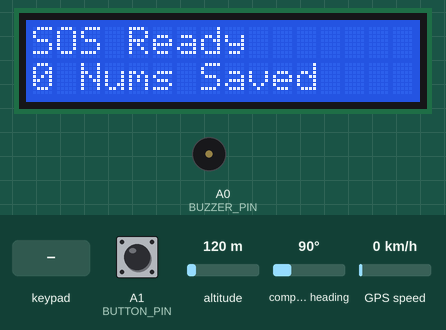
Recording of a sketch running on a simulated Arduino Uno, built with avr-gcc and run on an emulated ATmega328P. Parts: 16×2 character LCD, buzzer (waves = sounding, pin HIGH). Inputs (shaded band) come from the test bench; at power-on: A1 (BUTTON_PIN) HIGH, altitude 120 m, compass heading 90°, GPS speed 0 km/h. EEPROM starts erased; the GPS gets a fix after 3 s at 37.7749, -122.4194 with 8 satellites; the modem accepts every AT command (registered, SIM ready, sends succeed) and sends nothing else.

Above: at 4.3 s.
4.4 s: keypad keys 7 8 9 1 0 A pressed 0.4 s apart
At 7.3 s:
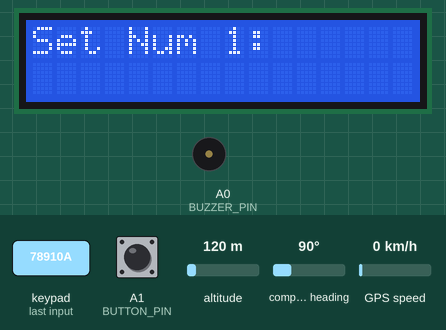
8.3 s: key 'D' pressed
At 8.9 s:
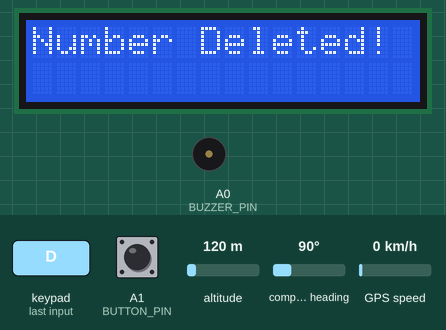
11.8 s: A1 (BUTTON_PIN) pulled LOW for 3.2 s
At 14.1 s:
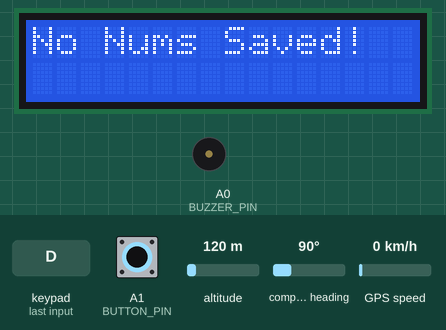
17.3 s: key 'B' pressed
At 18.1 s:
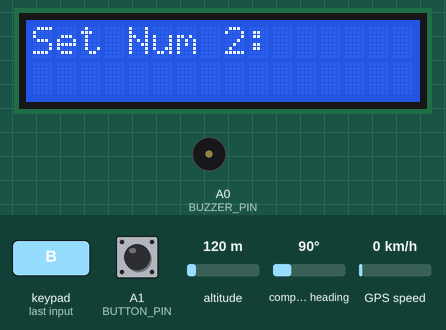
18.8 s: keypad keys 1 1 1 2 1 3 4 # pressed 0.4 s apart
At 22.1 s:
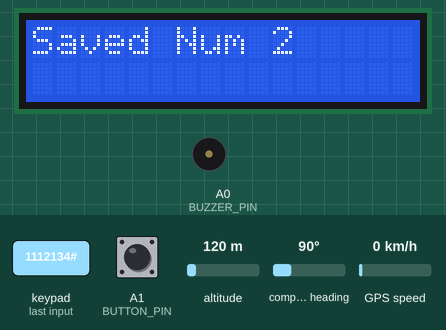
23.5 s: A1 (BUTTON_PIN) pulled LOW for 3.2 s
At 26.0 s:
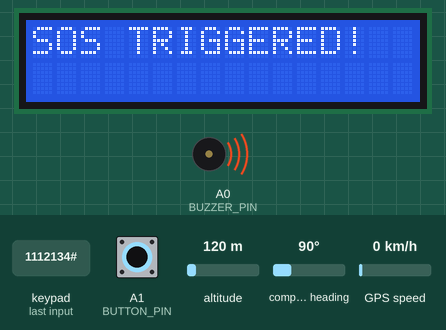
Timing chart, 0 to 29.3 s (numbered marks = the images above; inputs shaded):
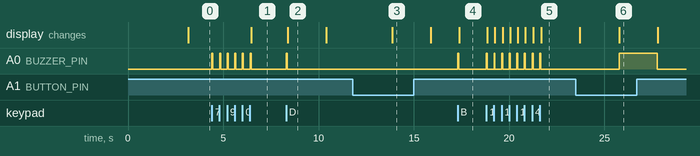

The sketch:

emergency_sos_tracker.ino
```cpp
#include <SoftwareSerial.h>
#include <TinyGPS++.h>
#include <LiquidCrystal_I2C.h>
#include <Keypad.h>
#include <EEPROM.h>

#define SIM_RX 2
#define SIM_TX 3
#define GPS_RX 6
#define GPS_TX 5
#define BUZZER_PIN A0
#define BUTTON_PIN A1

SoftwareSerial simSerial(SIM_RX, SIM_TX);
SoftwareSerial gpsSerial(GPS_RX, GPS_TX);
TinyGPSPlus gps;
LiquidCrystal_I2C lcd(0x27, 16, 2);

const byte ROWS = 4;
const byte COLS = 4;
char keys[ROWS][COLS] = {
  {'1','2','3','A'},
  {'4','5','6','B'},
  {'7','8','9','C'},
  {'*','0','#','D'}
};
byte rowPins[ROWS] = {7, 8, 9, 10};
byte colPins[COLS] = {11, 12, 13, 4};
Keypad keypad = Keypad(makeKeymap(keys), rowPins, colPins, ROWS, COLS);

String numbers[3] = {"", "", ""};
String tempNumber = "";
bool inputMode = false;
int editingSlot = -1;

bool isTracking = false;
unsigned long lastTrackTime = 0;
const unsigned long TRACK_INTERVAL = 300000;

void setup() {
  pinMode(BUZZER_PIN, OUTPUT);
  pinMode(BUTTON_PIN, INPUT_PULLUP);
  digitalWrite(BUZZER_PIN, LOW);

  lcd.init();
  lcd.backlight();
  lcd.print("System Booting..");

  Serial.begin(9600);
  simSerial.begin(9600);
  gpsSerial.begin(9600);

  for(int i = 0; i < 3; i++) {
    numbers[i] = readFromEEPROM(i * 20);
  }

  delay(2000);

  simSerial.listen();
  simSerial.println("AT");
  delay(500);
  simSerial.println("AT+CMGF=1");
  delay(500);

  showStandby();
}

void loop() {
  gpsSerial.listen();
  while (gpsSerial.available() > 0) {
    gps.encode(gpsSerial.read());
  }

  char key = keypad.getKey();
  if (key) {
    digitalWrite(BUZZER_PIN, HIGH);
    delay(50);
    digitalWrite(BUZZER_PIN, LOW);

    if (isTracking && key == '#') {
      isTracking = false;
      lcd.clear();
      lcd.print("Tracking Stopped");
      delay(2000);
      showStandby();
    }
    else if (!inputMode && !isTracking) {
      if (key == 'A') startInput(0);
      else if (key == 'B') startInput(1);
      else if (key == 'C') startInput(2);
    }
    else if (inputMode) {
      if (key == '#') {
        if(tempNumber.length() > 0) {
          numbers[editingSlot] = tempNumber;
          writeToEEPROM(editingSlot * 20, tempNumber);
          lcd.clear();
          lcd.print("Saved Num ");
          lcd.print(editingSlot + 1);
          delay(2000);
        }
        inputMode = false;
        showStandby();
      }
      else if (key == 'D') {
        if (tempNumber.length() > 0) {
          tempNumber.remove(tempNumber.length() - 1);
          lcd.setCursor(0, 1);
          lcd.print("                ");
          lcd.setCursor(0, 1);
          lcd.print(tempNumber);
        } else {
          numbers[editingSlot] = "";
          writeToEEPROM(editingSlot * 20, "");
          lcd.clear();
          lcd.print("Number Deleted!");
          delay(2000);
          inputMode = false;
          showStandby();
        }
      }
      else if (tempNumber.length() < 15 && key != '*' && key != 'A' && key != 'B' && key != 'C') {
        tempNumber += key;
        lcd.print(key);
      }
    }
  }

  if (!inputMode && digitalRead(BUTTON_PIN) == LOW) {
    delay(50);
    unsigned long pressStart = millis();
    bool sosTriggered = false;

    while(digitalRead(BUTTON_PIN) == LOW) {
      if (millis() - pressStart >= 2000 && !sosTriggered) {
        if (numbers[0] != "" || numbers[1] != "" || numbers[2] != "") {
          sosTriggered = true;
          triggerSOS();

          isTracking = true;
          lastTrackTime = millis();
          showTrackingStatus();
        } else {
          lcd.clear();
          lcd.print("No Nums Saved!");
          delay(2000);
          showStandby();
          sosTriggered = true;
        }
      }
    }
  }

  if (isTracking && (millis() - lastTrackTime >= TRACK_INTERVAL)) {
    sendLiveTrackingSMS();
    lastTrackTime = millis();
  }
}

void startInput(int slot) {
  editingSlot = slot;
  inputMode = true;
  tempNumber = "";
  lcd.clear();
  lcd.print("Set Num ");
  lcd.print(slot + 1);
  lcd.print(":");
  lcd.setCursor(0, 1);
}

void showStandby() {
  lcd.clear();
  lcd.setCursor(0, 0);
  lcd.print("SOS Ready");
  lcd.setCursor(0, 1);
  int count = (numbers[0]!=""?1:0) + (numbers[1]!=""?1:0) + (numbers[2]!=""?1:0);
  lcd.print(count);
  lcd.print(" Nums Saved");
}

void showTrackingStatus() {
  lcd.clear();
  lcd.print("Live Track: ON");
  lcd.setCursor(0, 1);
  lcd.print("Press # to Stop");
}

void triggerSOS() {
  lcd.clear();
  lcd.print("SOS TRIGGERED!");

  digitalWrite(BUZZER_PIN, HIGH);
  delay(2000);
  digitalWrite(BUZZER_PIN, LOW);

  lcd.clear();
  lcd.print("Sending SMS...");

  String locationLink = getGPSLocation();
  simSerial.listen();

  for(int i=0; i<3; i++) {
    if(numbers[i] != "") {
      simSerial.println("AT+CMGF=1");
      delay(500);
      simSerial.print("AT+CMGS=\"");
      simSerial.print(numbers[i]);
      simSerial.println("\"");
      delay(1000);
      simSerial.print("EMERGENCY SOS!\nLocation: ");
      simSerial.print(locationLink);
      delay(500);
      simSerial.write(26);
      delay(5000);
    }
  }

  lcd.clear();
  lcd.print("All SMS Sent!");
  delay(3000);
}

void sendLiveTrackingSMS() {
  if (numbers[0] == "") return;

  lcd.clear();
  lcd.print("Sending Live Loc");

  String locationLink = getGPSLocation();
  simSerial.listen();
  simSerial.println("AT+CMGF=1");
  delay(500);
  simSerial.print("AT+CMGS=\"");
  simSerial.print(numbers[0]);
  simSerial.println("\"");
  delay(1000);
  simSerial.print("LIVE TRACKING:\n");
  simSerial.print(locationLink);
  delay(500);
  simSerial.write(26);
  delay(5000);

  showTrackingStatus();
}

String getGPSLocation() {
  if (gps.location.isValid()) {
    String lat = String(gps.location.lat(), 6);
    String lng = String(gps.location.lng(), 6);
    return "https://maps.google.com/?q=" + lat + "," + lng;
  }
  return "GPS Signal Not Found";
}

void writeToEEPROM(int startAddr, String num) {
  EEPROM.write(startAddr, num.length());
  for (int i = 0; i < num.length(); i++) {
    EEPROM.write(startAddr + 1 + i, num[i]);
  }
}

String readFromEEPROM(int startAddr) {
  int len = EEPROM.read(startAddr);
  if (len == 255 || len == 0 || len > 15) return "";
  String num = "";
  for (int i = 0; i < len; i++) {
    num += char(EEPROM.read(startAddr + 1 + i));
  }
  return num;
}
```

Measured:
- after the input at 4.4 s, A0 (BUZZER_PIN): alternates HIGH for 0.05 s and LOW for 0.35 s, 12 changes in all, then stays LOW, starting at once; the display: changes after 2.1 s (image 1)
- after the input at 8.3 s, A0 (BUZZER_PIN): LOW → HIGH at once, → LOW 0.05 s later; the display: changes after 0.07 s (image 2)
- after the input at 11.8 s, the display: changes after 2.1 s (image 3)
- after the input at 17.3 s, A0 (BUZZER_PIN): LOW → HIGH at once, → LOW 0.05 s later; the display: changes after 0.07 s (image 4)
- after the input at 18.8 s, A0 (BUZZER_PIN): alternates HIGH for 0.05 s and LOW for 0.35 s, 16 changes in all, then stays LOW, starting at once; the display: first changes after 0.05 s (image 5 shows a later state)
- after the input at 23.5 s, A0 (BUZZER_PIN): LOW → HIGH after 2.3 s, → LOW 2.0 s later; the display: first differs from a run without the input after 2.3 s (image 6)
- what the display in image 2 shows lasts 2.0 s, from 8.4 s to 10.4 s
